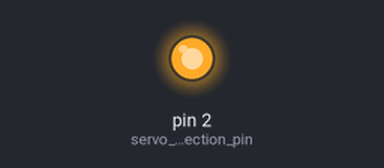
Recording of a sketch running on a simulated Arduino Uno, built with avr-gcc and run on an emulated ATmega328P. Parts: output pins drawn as LEDs (lit = HIGH). What the sketch prints to the serial monitor is not drawn.

Above: at 2.7 s.
Timing chart, 0 to 4.2 s (numbered marks = the images above):
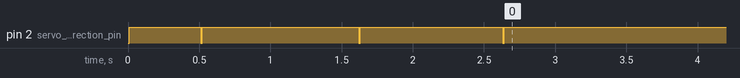

The sketch:

ProtoPiper_extrusionServoSetup.ino
```cpp
/*connect only the extrusion servo with factory settings and run this code
*the servo led should turn first pink then green after 2 seconds
*/

#include "Dynamixel.h"

#define servo_old_id 254 //broadcast
#define servo_new_id 3
#define servo_direction_pin 2

Dynamixel servo(servo_old_id, servo_direction_pin);

void setup() {
   //pink led on
    servo.write(Dynamixel::LED, Dynamixel::PINK);
    delay(500);
    //update ID
    servo.write(Dynamixel::ID, servo_new_id);
    delay(1000);
    //redefine servo
    Dynamixel servo(servo_new_id, servo_direction_pin);
    delay(100);
    //WHEEL or JOINT mode
    servo.write(Dynamixel::CONTROL_MODE, Dynamixel::WHEEL);
    delay(1000);
    //green led on
    servo.write(Dynamixel::LED, Dynamixel::GREEN);
}

void loop() {

}
```

Dynamixel.cpp
```cpp
#include "Dynamixel.h"

const uint8_t Dynamixel::param_lengths[] = {
  2, 1, 2, 2, 2, 1, 1, 1, 1, 1,
  1, 1, 1, 2, 2, 1, 1, 1, 1, 2,
  1, 1, 1, 1, 1, 1, 1, 2, 2, 2, 2
};

const uint8_t Dynamixel::param_offsets[] = {
  0, 2, 37, 39, 41, 45, 46, 47, 49, 50,
  3, 4, 5, 6, 8, 11, 12, 13, 14, 15,
  17, 18, 24, 25, 27, 28, 29, 30, 32, 35, 51
};

const uint32_t Dynamixel::baud_rates[] = {9600, 57600, 115200, 1000000};

const uint16_t Dynamixel::crc_table[256] = {
  0x0000, 0x8005, 0x800F, 0x000A, 0x801B, 0x001E, 0x0014, 0x8011,
  0x8033, 0x0036, 0x003C, 0x8039, 0x0028, 0x802D, 0x8027, 0x0022,
  0x8063, 0x0066, 0x006C, 0x8069, 0x0078, 0x807D, 0x8077, 0x0072,
  0x0050, 0x8055, 0x805F, 0x005A, 0x804B, 0x004E, 0x0044, 0x8041,
  0x80C3, 0x00C6, 0x00CC, 0x80C9, 0x00D8, 0x80DD, 0x80D7, 0x00D2,
  0x00F0, 0x80F5, 0x80FF, 0x00FA, 0x80EB, 0x00EE, 0x00E4, 0x80E1,
  0x00A0, 0x80A5, 0x80AF, 0x00AA, 0x80BB, 0x00BE, 0x00B4, 0x80B1,
  0x8093, 0x0096, 0x009C, 0x8099, 0x0088, 0x808D, 0x8087, 0x0082,
  0x8183, 0x0186, 0x018C, 0x8189, 0x0198, 0x819D, 0x8197, 0x0192,
  0x01B0, 0x81B5, 0x81BF, 0x01BA, 0x81AB, 0x01AE, 0x01A4, 0x81A1,
  0x01E0, 0x81E5, 0x81EF, 0x01EA, 0x81FB, 0x01FE, 0x01F4, 0x81F1,
  0x81D3, 0x01D6, 0x01DC, 0x81D9, 0x01C8, 0x81CD, 0x81C7, 0x01C2,
  0x0140, 0x8145, 0x814F, 0x014A, 0x815B, 0x015E, 0x0154, 0x8151,
  0x8173, 0x0176, 0x017C, 0x8179, 0x0168, 0x816D, 0x8167, 0x0162,
  0x8123, 0x0126, 0x012C, 0x8129, 0x0138, 0x813D, 0x8137, 0x0132,
  0x0110, 0x8115, 0x811F, 0x011A, 0x810B, 0x010E, 0x0104, 0x8101,
  0x8303, 0x0306, 0x030C, 0x8309, 0x0318, 0x831D, 0x8317, 0x0312,
  0x0330, 0x8335, 0x833F, 0x033A, 0x832B, 0x032E, 0x0324, 0x8321,
  0x0360, 0x8365, 0x836F, 0x036A, 0x837B, 0x037E, 0x0374, 0x8371,
  0x8353, 0x0356, 0x035C, 0x8359, 0x0348, 0x834D, 0x8347, 0x0342,
  0x03C0, 0x83C5, 0x83CF, 0x03CA, 0x83DB, 0x03DE, 0x03D4, 0x83D1,
  0x83F3, 0x03F6, 0x03FC, 0x83F9, 0x03E8, 0x83ED, 0x83E7, 0x03E2,
  0x83A3, 0x03A6, 0x03AC, 0x83A9, 0x03B8, 0x83BD, 0x83B7, 0x03B2,
  0x0390, 0x8395, 0x839F, 0x039A, 0x838B, 0x038E, 0x0384, 0x8381,
  0x0280, 0x8285, 0x828F, 0x028A, 0x829B, 0x029E, 0x0294, 0x8291,
  0x82B3, 0x02B6, 0x02BC, 0x82B9, 0x02A8, 0x82AD, 0x82A7, 0x02A2,
  0x82E3, 0x02E6, 0x02EC, 0x82E9, 0x02F8, 0x82FD, 0x82F7, 0x02F2,
  0x02D0, 0x82D5, 0x82DF, 0x02DA, 0x82CB, 0x02CE, 0x02C4, 0x82C1,
  0x8243, 0x0246, 0x024C, 0x8249, 0x0258, 0x825D, 0x8257, 0x0252,
  0x0270, 0x8275, 0x827F, 0x027A, 0x826B, 0x026E, 0x0264, 0x8261,
  0x0220, 0x8225, 0x822F, 0x022A, 0x823B, 0x023E, 0x0234, 0x8231,
  0x8213, 0x0216, 0x021C, 0x8219, 0x0208, 0x820D, 0x8207, 0x0202
};

Dynamixel::message_t Dynamixel::msg;

Dynamixel::Dynamixel(uint8_t id, uint8_t direction_pin, uint8_t baud_rate) :
  _id(id),
  _direction_pin(direction_pin),
  _baud_rate(baud_rate),
  _last_error(0)
{
  pinMode(_direction_pin, OUTPUT);
  digitalWrite(_direction_pin, HIGH);
}

bool Dynamixel::reboot()
{
  msg.instruction = REBOOT;
  msg.length = 0;

  write_msg();
  return read_msg();
}

bool Dynamixel::reset()
{
  msg.instruction = RESET;
  msg.length = 0;

  write_msg();
  return read_msg();
}

bool Dynamixel::ping()
{
  msg.instruction = PING;
  msg.length = 0;

  write_msg();
  return read_msg();
}

uint16_t Dynamixel::read(param_t param)
{
  msg.instruction = READ;
  msg.length = 4;
  msg.param = param_offsets[param];
  msg.read_len = param_lengths[param];

  write_msg();
  return read_msg() ? msg.read_value : -1;
}

bool Dynamixel::write(param_t param, uint16_t value)
{
  if(param < ID || param > PUNCH) {
    return false;
  }

  msg.instruction = WRITE;
  msg.length = param_lengths[param] + 2;
  msg.param = param_offsets[param];
  msg.write_value = value;

  write_msg();
  return read_msg();
}

uint8_t Dynamixel::last_error()
{
  return _last_error;
}

uint16_t Dynamixel::calculate_crc()
{
  uint16_t crc = 0;

  for(uint16_t i = 0; i < msg.length + 5; i++) {
    crc = (crc << 8) ^ crc_table[(crc >> 8) ^ msg.data[i]];
  }

  return crc;
}

void Dynamixel::write_msg()
{
  msg.signature = signature;
  msg.id = _id;
  msg.length += 3;

  uint16_t crc = calculate_crc();
  msg.data[msg.length + 5] = crc;
  msg.data[msg.length + 6] = crc >> 8;

  Serial.begin(baud_rates[_baud_rate]);
  while(!Serial);
  Serial.write(msg.data, msg.length + 7);

  //waiting for sending out the command and switching the communication line back to receive\
  //100microsecond is set up for the 1MBs baudrate, for other it needs to be calibrated!!!!!
  delayMicroseconds(100);
}

bool Dynamixel::read_msg()
{
  while(Serial.available()) {
    Serial.read();
  }

  digitalWrite(_direction_pin, LOW);
  delay(10);
  digitalWrite(_direction_pin, HIGH);

  while(Serial.available() && !Serial.peek()) {
    Serial.read();
  }

  uint8_t read = Serial.readBytes(&msg.data[0], Serial.available() <= sizeof(message_t) ? Serial.available() : sizeof(message_t));
  uint16_t crc = calculate_crc();
  _last_error = msg.error & 0x7F;

  return
    (read > 10) &&
    (msg.signature == signature) &&
    (msg.id == _id) &&
    (msg.instruction == STATUS) &&
    (msg.data[msg.length + 5] == (crc & 0xFF)) &&
    (msg.data[msg.length + 6] == (crc >> 8)) &&
    ((msg.error & 0x7F) == 0);
}
```

Dynamixel.h
```cpp
#ifndef __DYNAMIXEL_H__
#define __DYNAMIXEL_H__

#include <Arduino.h>

class Dynamixel
{
  public:
    typedef enum {
      MODEL_NUMBER,
      FIRMWARE,
      POSITION,
      VELOCITY,
      LOAD,
      VOLTAGE,
      TEMPERATURE,
      REGISTERED_INSTRUCTION,
      MOVING,
      HARDWARE_ERROR_STATUS,
      ID,
      BAUD_RATE,
      RETURN_DELAY_TIME,
      CW_ANGLE_LIMIT,
      CCW_ANGLE_LIMIT,
      CONTROL_MODE,
      LIMIT_TEMPERATURE,
      LOWER_LIMIT_VOLTAGE,
      HIGHER_LIMIT_VOLTAGE,
      MAX_TORQUE,
      RETURN_LEVEL,
      ALARM_SHUTDOWN,
      TORQUE_ENABLE,
      LED,
      D_GAIN,
      I_GAIN,
      P_GAIN,
      GOAL_POSITION,
      GOAL_VELOCITY,
      GOAL_TORQUE,
      PUNCH
    } param_t;

    enum {
      BAUD9600 = 0,
      BAUD57600 = 1,
      BAUD115200 = 2,
      BAUD1MBPS = 3
    } BAUD_RATE_;

    typedef enum {
      WHEEL = 1,
      JOINT = 2
    } CONTROL_MODE_;

    typedef enum {
      PING_ONLY = 0,
      PING_READ = 1,
      ALL = 2
    } RETURN_LEVEL_;

    typedef enum {
      DISABLED = 0,
      ENABLED = 1
    } TORQUE_ENABLE_;

    typedef enum {
      OFF = 0,
      RED = 1,
      GREEN = 2,
      YELLOW = 3,
      BLUE = 4,
      PINK = 5,
      BLUE_GREEN = 6,
      WHITE = 7
    } LED_;

    typedef enum {
      NONE = 0,
      SOME = 1
    } REGISTERED_INSTRUCTION_;

    typedef enum {
      FALSE = 0,
      TRUE = 1
    } MOVING_;

    Dynamixel(uint8_t id, uint8_t direction_pin, uint8_t baud_rate = BAUD1MBPS);

    bool reboot();
    bool reset();
    bool ping();

    uint16_t read(param_t param);
    bool write(param_t param, uint16_t value);

    uint8_t last_error();

  private:
    typedef enum {
      PING = 0x01,
      READ = 0x02,
      WRITE = 0x03,
      RESET = 0x06,
      REBOOT = 0x08,
      STATUS = 0x55
    } instruction_t;

    typedef union {
      #pragma pack(1)
      struct {
        uint32_t signature;
        uint8_t id;
        uint16_t length;
        uint8_t instruction;
        union {
          struct {
            uint16_t param;
            union {
              uint16_t write_value;
              uint16_t read_len;
            };
          };
          struct {
            uint8_t error;
            uint16_t read_value;
          };
        };
      };
      uint8_t data[15];
    } message_t;

    uint16_t calculate_crc();
    void write_msg();
    bool read_msg();

    static const uint8_t param_offsets[];
    static const uint8_t param_lengths[];
    static const uint32_t baud_rates[];
    static const uint16_t crc_table[];
    static const uint32_t signature = 0x00FDFFFF;
    static message_t msg;

    uint8_t _id;
    uint8_t _direction_pin;
    uint32_t _baud_rate;

    uint8_t _last_error;
};

#endif
```
